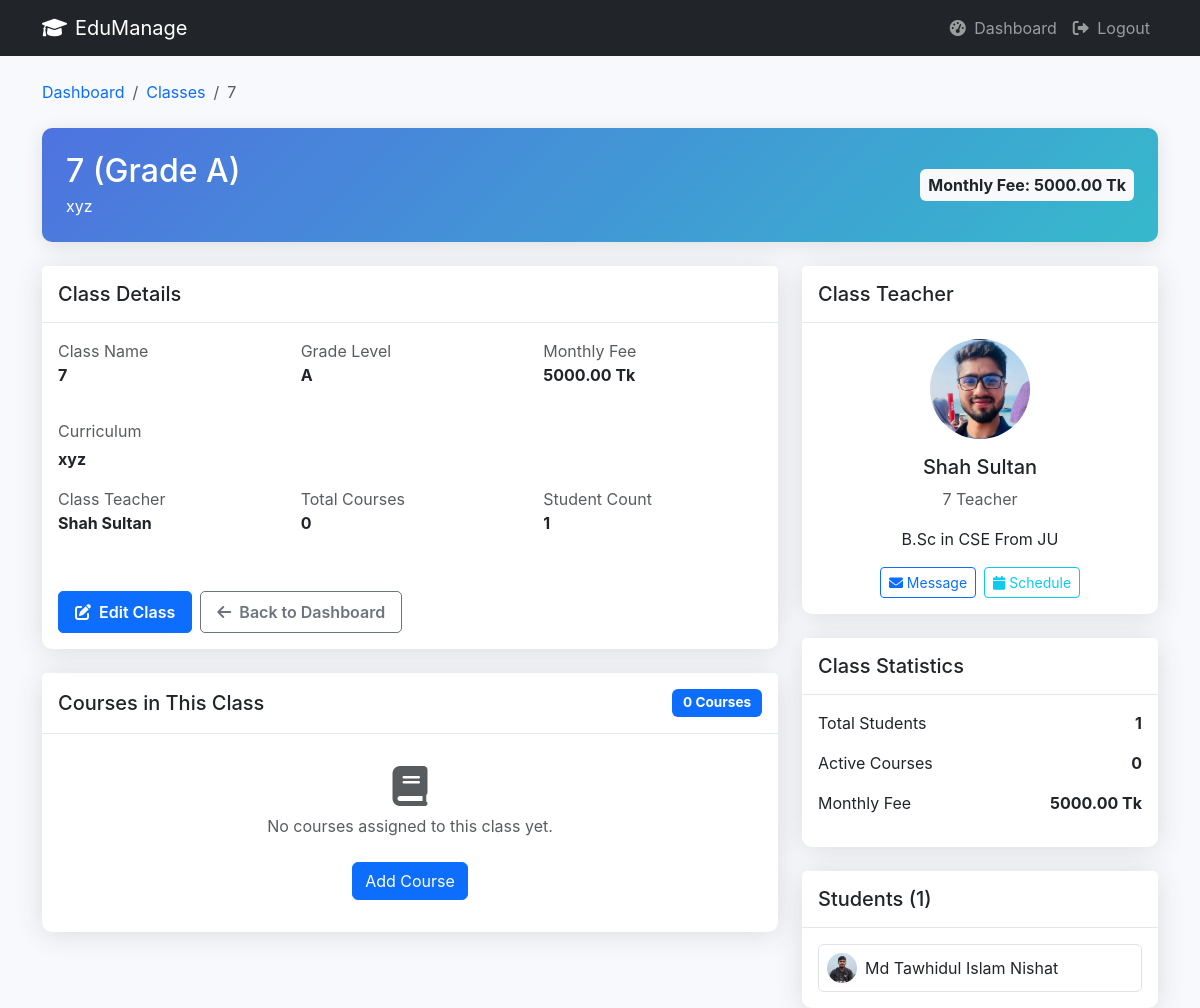
The app's page /class/1/details/ (signed in), older data.
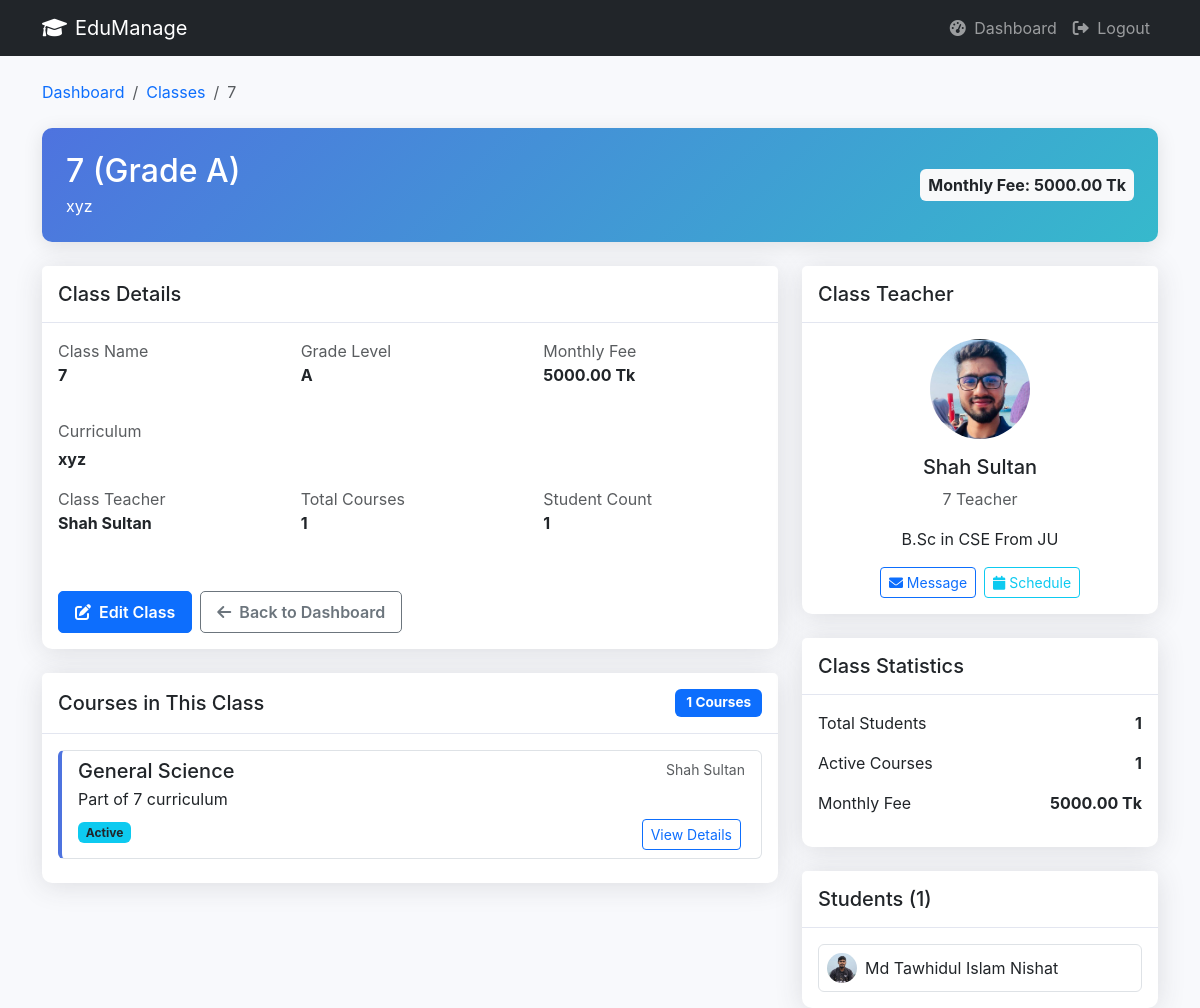
The same page, newer data.
### core/models.py (models this page shows, shortened)
class StudentProfile(models.Model):
    STATUS_CHOICES = (
        ('pending', 'Pending Approval'),
        ('active', 'Active'),
        ('rejected', 'Rejected'),
    )
    user = models.OneToOneField(User, on_delete=models.CASCADE, related_name='student_profile')
    full_name = models.CharField(max_length=128, blank=True)
    class_room = models.ForeignKey(ClassRoom, on_delete=models.SET_NULL, null=True, blank=True)
    date_of_birth = models.DateField(null=True, blank=True)
    address = models.TextField(blank=True)
    phone = models.CharField(max_length=24, blank=True)
    photo = models.ImageField(upload_to='student_photos/', blank=True, null=True)
    guardian_name = models.CharField(max_length=128, blank=True)
    guardian_relation = models.CharField(max_length=64, blank=True)
    guardian_email = models.EmailField(blank=True)
    guardian_phone = models.CharField(max_length=24, blank=True)
    admission_date = models.DateField(default=timezone.now)
    admission_fee_paid = models.BooleanField(default=False)
    status = models.CharField(max_length=16, choices=STATUS_CHOICES, default='pending')
    class Meta:
        verbose_name = "Student Profile"
        verbose_name_plural = "Student Profiles"

class User(AbstractUser):
    ROLE_CHOICES = (
        ("admin", "Admin"),
        ("teacher", "Teacher"),
        ("student", "Student"),
    )
    role = models.CharField(max_length=10, choices=ROLE_CHOICES)
    def is_admin(self):
        return self.role == 'admin'
    def is_teacher(self):
        return self.role == 'teacher'

class Course(models.Model):
    title = models.CharField(max_length=128)
    classroom = models.ForeignKey(ClassRoom, on_delete=models.CASCADE)
    teacher = models.ForeignKey('User', on_delete=models.SET_NULL, null=True, limit_choices_to={'role': 'teacher'})

class ClassRoom(models.Model):
    name = models.CharField(max_length=64, unique=True)   # Play, KG, One, Two…
    grade = models.CharField(max_length=32, blank=True)
    curriculum = models.TextField(blank=True)             # Curriculum details
    teacher = models.ForeignKey(
        'User',
        on_delete=models.SET_NULL,
        null=True, blank=True,
        limit_choices_to={'role': 'teacher'}
    )
    monthly_fee = models.DecimalField(max_digits=10, decimal_places=2, default=0.00)

### core/views.py (the view)
# urls.py: path("class/<int:class_id>/details/", views.class_details, name="class_details"),
@login_required
def class_details(request, class_id):
    classroom = get_object_or_404(ClassRoom, id=class_id)
    if request.user.role == 'teacher' and classroom.teacher != request.user:
        messages.error(request, "You don't have permission to view this class.")
        return redirect('dashboard')
    if request.user.role == 'student':
        student_profile = getattr(request.user, 'student_profile', None)
        if not student_profile or student_profile.class_room != classroom:
            messages.error(request, "You don't have permission to view this class.")
            return redirect('dashboard')
    courses = Course.objects.filter(classroom=classroom)
    students = StudentProfile.objects.filter(class_room=classroom, status='active')
    teacher_profile = None
    if classroom.teacher:
        teacher_profile = getattr(classroom.teacher, 'teacher_profile', None)
    context = {
        'classroom': classroom,
        'courses': courses,
        'students': students,
        'teacher_profile': teacher_profile,
    }
    return render(request, 'teacher/class_details.html', context)

### core/templates/teacher/class_details.html (shortened to what the changed rows need)
<!DOCTYPE html>
<html lang="en">
<head>
    <link href="https://cdn.jsdelivr.net/npm/bootstrap@5.3.0-alpha1/dist/css/bootstrap.min.css" rel="stylesheet">
    <link href="https://cdnjs.cloudflare.com/ajax/libs/font-awesome/6.0.0/css/all.min.css" rel="stylesheet">
</head>
<body>
    <div class="container">
        <div class="classroom-header p-4 mb-4">
            <div class="d-flex justify-content-between align-items-center">
                <div>
                    <h2 class="mb-1">{{ classroom.name }}{% if classroom.grade %} (Grade {{ classroom.grade }}){% endif %}</h2>
                </div>
            </div>
        </div>
        <div class="row">
            <div class="col-lg-8">
                <div class="info-card card mb-4">
                    <div class="card-body">
                        <div class="row">
                            <div class="col-sm-4 mb-3">
                                <p class="mb-0 text-muted">Total Courses</p>
                                <p class="fw-bold">{{ courses.count }}</p>
                            </div>
                        </div>
                    </div>
                </div>
                <div class="info-card card mb-4">
                    <div class="card-header py-3 d-flex justify-content-between align-items-center">
                        <h5 class="m-0 font-weight-bold">Courses in This Class</h5>
                        <span class="badge bg-primary stat-badge">{{ courses.count }} Courses</span>
                    </div>
                    <div class="card-body">
                        {% if courses %}
                            <div class="list-group">
                                {% for course in courses %}
                                    <div class="list-group-item course-item mb-2">
                                        <div class="d-flex w-100 justify-content-between">
                                            <h5 class="mb-1">{{ course.title }}</h5>
                                            <small class="text-muted">
                                                {% if course.teacher %}
                                                    {{ course.teacher.get_full_name|default:course.teacher.username }}
                                                {% else %}
                                                    Teacher not assigned
                                                {% endif %}
                                            </small>
                                        </div>
                                        <p class="mb-1">Part of {{ course.classroom.name }} curriculum</p>
                                        <div class="d-flex justify-content-between mt-2">
                                            <div>
                                                <span class="badge bg-info text-dark me-1">Active</span>
                                            </div>
                                            <div>
                                                <a href="{% url 'course_details' course.id%}" class="btn btn-sm btn-outline-primary me-1">View Details</a>
                                            </div>
                                        </div>
                                    </div>
                                {% endfor %}
                            </div>
                        {% else %}
                            <div class="text-center py-3">
                                <i class="fas fa-book fs-1 text-muted mb-2"></i>
                                <p class="text-muted">No courses assigned to this class yet.</p>
                                {% if request.user.is_admin or request.user == classroom.teacher %}
                                <a href="{% url 'create_course' %}" class="btn btn-primary mt-2">Add Course</a>
                                {% endif %}
                            </div>
                        {% endif %}
                    </div>
                </div>
            </div>
            <div class="col-lg-4">
                <div class="info-card card mb-4">
                    <div class="card-body">
                        <div class="d-flex justify-content-between align-items-center mb-3">
                            <span>Active Courses</span>
                            <span class="fw-bold">{{ courses.count }}</span>
                        </div>
                    </div>
                </div>
                <div class="info-card card">
                    <div class="card-body">
                        {% if students %}
                            <div class="list-group">
                                {% for student in students|slice:":5" %}
                                    <div class="list-group-item d-flex align-items-center p-2">
                                        {% if student.photo %}
                                        <img src="{{ student.photo.url }}" class="rounded-circle me-2" alt="Student Image" style="width: 30px; height: 30px; object-fit: cover;">
                                        {% else %}
                                        <div class="rounded-circle bg-secondary d-flex align-items-center justify-content-center me-2" style="width: 30px; height: 30px;">
                                            <i class="fas fa-user text-white" style="font-size: 12px;"></i>
                                        </div>
                                        {% endif %}
                                        <span>{{ student.full_name|default:student.user.username }}</span>
                                    </div>
                                {% endfor %}
                            </div>
                        {% else %}
                            <p class="text-muted">No students enrolled in this class yet.</p>
                        {% endif %}
                    </div>
                </div>
            </div>
        </div>
    </div>
</body>
</html>

Row changes from the older to the newer data that the page shows:
added Course: title "General Science", teacher.get_full_name "Shah Sultan", classroom.name "7"
Text that changed along with them:
{{ courses.count }}: "0" → "1"
text no longer shown: "No courses assigned to this class yet. Add Course"
